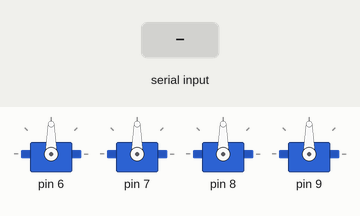
The sketch below on a simulated Arduino Uno, built with avr-gcc and run on an emulated ATmega328P. Parts: 4 × servo. Inputs (shaded band) come from the test bench. What the sketch prints to the serial monitor is not drawn.

Above: at 1.2 s.
1.3 s: "1\n" received over Serial
At 1.7 s:
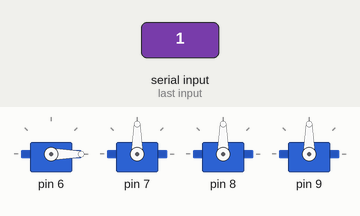
Timing chart, 0 to 4.3 s (numbered marks = the images above; inputs shaded):
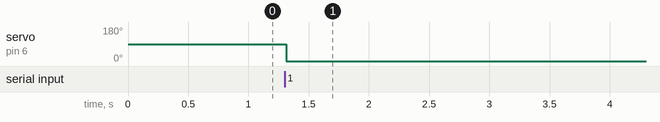

Measured:
- after the input at 1.3 s, servo on pin 6: 90° → 0° at once

The sketch:

lowLevel.ino
```cpp
#include <ArduinoJson.h>
#include <Servo.h>

#define CHANNEL_OFFSET 6
#define CHANNELS 4


JsonDocument command;
Servo channelsServos[CHANNELS];

uint8_t commandChannelMode = 0;
uint8_t commandChannelPulse = 0;
uint8_t commandChannelAngle = 0;
uint8_t commandChannelPin = 0;

void channelsInit(Servo *servosArray, uint8_t count, uint8_t offset) {
  for (uint8_t i = 0; i < count; i++) {
    Servo servo;
    servosArray[i] = servo;
    servosArray[i].attach(i + offset);
  }
}


void setup() {
  Serial.begin(9600);
  Serial.setTimeout(10);
  channelsInit(channelsServos, CHANNELS, CHANNEL_OFFSET);

  JsonDocument conf;
  conf["type"] = "config";
  conf["offset"] = CHANNEL_OFFSET;
  conf["count"] = CHANNELS;
  serializeJson(conf, Serial);
}


void loop() {
  if (Serial.available()) {
    String payload = Serial.readStringUntil("\n");
    DeserializationError error = deserializeJson(command, payload);
    if (error) {
      Serial.print(F("deserializeJson() failed: "));
      Serial.println(error.c_str());
      return;
    }

    // Extract the values
    commandChannelPin = command["ch"];
    commandChannelMode = command["mode"];
    switch (commandChannelMode) {
      // Angle mode
      case 0:
        if ((commandChannelPin + CHANNEL_OFFSET) >= CHANNEL_OFFSET && (commandChannelPin + CHANNEL_OFFSET) <= (CHANNEL_OFFSET + CHANNELS - 1)) {
          channelsServos[commandChannelPin].write(command["ang"]);
        }
        break;
    }

  }

}
```
